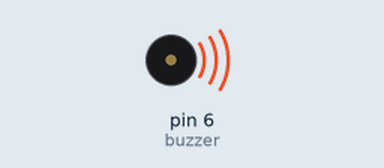
Recording of a sketch running on a simulated Arduino Uno, built with avr-gcc and run on an emulated ATmega328P. On the bench: buzzer (waves = sounding).

Above: at 0.15 s.
At 6.3 s:
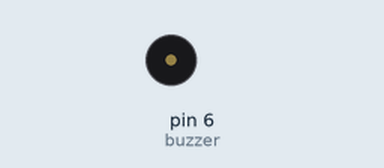
Timing chart, 0 to 7.8 s (numbered marks = the images above):
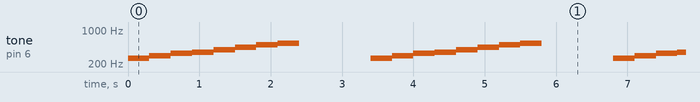

The sketch:

lesson_4.1.ino
```cpp
/*
  keyestudio sun_follower
  lesson 4.1
  buzzer
  http://www.keyestudio.com
*/
#define buzzer 6 //buzzer pin to D6

void setup() {
  pinMode(buzzer, OUTPUT);//set the digital pin 6 as output
}

void loop () {
  tone(buzzer, 262);  //output the sound with frequency of 262Hz
  delay(300);   //delay in 300ms
  tone(buzzer, 294);;   //output the sound with frequency of 294Hz
  delay(300);   //delay in 300ms
  tone(buzzer, 330);
  delay(300);
  tone(buzzer, 349);
  delay(300);
  tone(buzzer, 392);
  delay(300);
  tone(buzzer, 440);
  delay(300);
  tone(buzzer, 494);
  delay(300);
  tone(buzzer, 532);
  delay(300);
  noTone(buzzer);   //stop sound output
  delay(1000);
}
```

Measured:
- by itself, tone on pin 6 (buzzer): repeats every 3.4 s: 294 Hz 0.30 s, 330 Hz 0.30 s, 349 Hz 0.30 s, 392 Hz 0.30 s, 440 Hz 0.30 s, 494 Hz 0.30 s, 532 Hz 0.30 s, silent 1.0 s, 262 Hz 0.30 s
